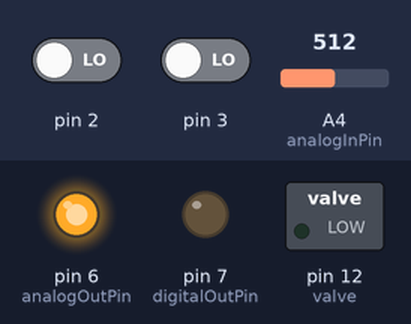
A sketch run on a simulated Arduino Uno, built with avr-gcc and run on an emulated ATmega328P. Parts: switched loads named in the sketch (green lamp = pin HIGH), output pins drawn as LEDs (lit = HIGH). Dashed ring = blinking. The inputs (shaded band) are chosen by the test bench; at power-on: A4 (analogInPin) = 512, pin 2 LOW, pin 3 LOW. What the sketch prints to the serial monitor is not drawn.

Above: at 1.2 s.
1.3 s: A4 (analogInPin) set to 511
At 2.82 s:
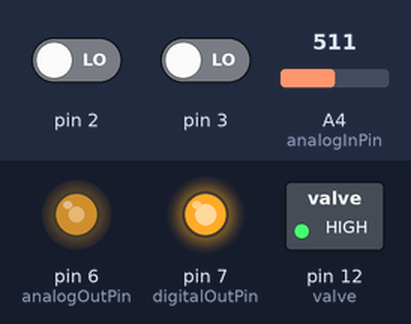
4.3 s: A4 (analogInPin) set to 390
At 4.45 s:
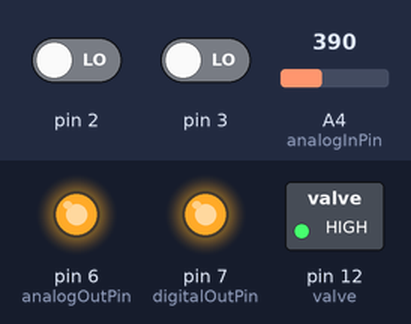
7.3 s: A4 (analogInPin) set to 716
At 7.73 s:
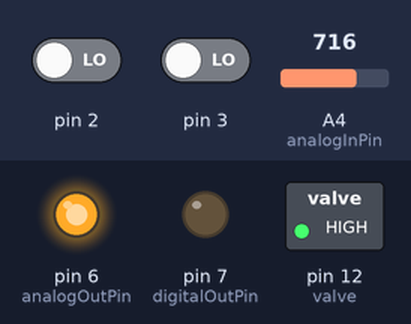
10.3 s: A4 (analogInPin) set to 306
At 10.73 s:
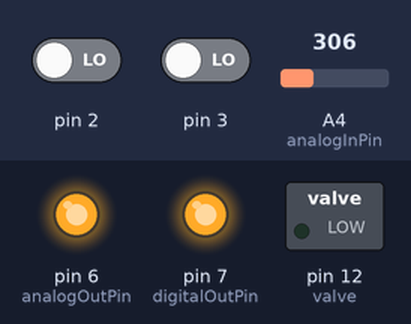
13.3 s: A4 (analogInPin) set to 760
At 13.43 s:
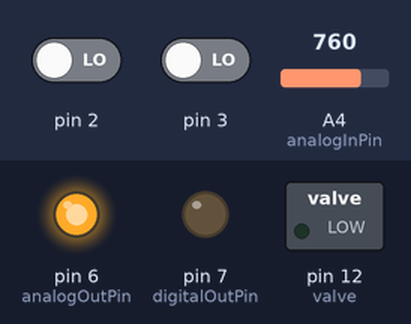
Timing chart, 0 to 17.3 s (numbered marks = the images above; inputs shaded):
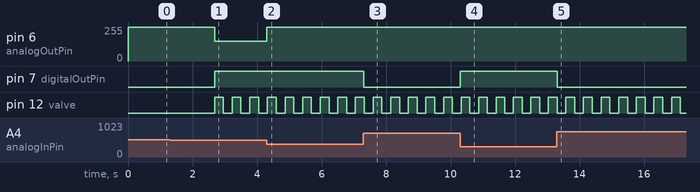

The sketch:

thecodeB.ino
```cpp
#include <avr/interrupt.h>
#include <avr/io.h>


int pulses,high=pulses,low=pulses;
int count,hcount,lcount;
const int countMax=4,diff=1;
const int waittime = 500;
boolean A_SIG = HIGH, B_SIG = HIGH;
boolean finished = false;

int valve = 12;

// These constants won't change.  They're used to give names
// to the pins used:
const int analogInPin = A4;  // Analog input pin that the potentiometer is attached to
const int analogOutPin = 6; // Analog output pin that the "P" channel is attached to (PWM Signal)
const int digitalOutPin = 7; // Digital output pin that the "D" channel is attached to (controls motor Direction)

// PID Gains
int PGain = 35;
int DGain = 0;
int IGain = 0.025;

// Input and Output Variables
int sensorValue = 0;        // value read from the pot
int outputValue = 0;        // value output to the PWM (analog out)

// Variables needed for Control Law
double potAngle;			// value in degrees
double prevPotAngle = 0;		// previous value read from pot
double desiredPosition = 146
;		// desired position (in degrees) we want the motor to go to
double error = 0;				// current error
double motorVelocity = 0;		// first derivative of motorPosition
double errorIntegral = 0;		// used in PID control law
double controlSignal = 0;		// control signal sent to the motor

// Time keeping variables
//int pulsesr = pulses;
int minutecount = 0;                            //one minute limit
int counter = 0;				// keeps track of time (for switching desired position)
int dt = 4;					// time it takes to execute one loop (in ms)

void setup(){
  Serial.begin(115200);
  //  Serial.println("booted");
  pinMode(digitalOutPin, OUTPUT);	// sets the "D" channel pin to an output
  pinMode(valve, OUTPUT);
  attachInterrupt(0,A_CHANGE,A_SIG);
  attachInterrupt(1,B_CHANGE,B_SIG);
  //  InitializeIO();
  //  InitializeInterrupt();
  potAngle = map(sensorValue, 0, 1023, 0, 300);
}

void loop(){
  // read the analog in value:
  if(minutecount < waittime)
  {
    desiredPosition = 0;
    PGain = 250;
    DGain = 0;
    IGain = .35;
  }
  else if (!finished)
  {
    desiredPosition = 152;
    PGain = 50;
    DGain = 0;
    IGain = .15;
  }

  sensorValue = analogRead(analogInPin);  // Read as an integer b/w 0 and 1023 (10-bit resolution)

  // First save the previous value
  prevPotAngle = potAngle;
  // then save the new value, mapping it to a value in degrees:
  potAngle = map(sensorValue, 0, 1023, 0, 300);

  // use it to compute error and motor speed
  error = potAngle - desiredPosition;
  motorVelocity = (potAngle - prevPotAngle)/(dt); // (in deg/ms)
  errorIntegral = errorIntegral + error*(dt/1000);

  // Calculate the motor control signal using a PID control law
  controlSignal = -1*PGain*error - DGain*motorVelocity - IGain*errorIntegral;

  // tell the motor which way to spin
  if (controlSignal <= 0) {
    digitalWrite(digitalOutPin, LOW);
  }
  else {
    digitalWrite(digitalOutPin, HIGH);
  }

  // map it to the range of the analog out:
  controlSignal = abs(controlSignal);  // can only ouptut positive values
  outputValue = constrain(controlSignal, 0, 255);  // 8-bit resolution

  // change the analog out value:
  analogWrite(analogOutPin, outputValue);


  //print the results to the serial monitor: (UNCOMMENT TO DISPLAY)
  //Serial.print("Desired Position = " );
//  Serial.print(desiredPosition);
//  //Serial.print("\t Actual Position = ");
//  Serial.print("\t       ");
//  Serial.println(potAngle);

  // wait 2 milliseconds before the next loop
  // for the analog-to-digital converter to settle
  // after the last reading:
  delay(dt);
  counter = counter + dt;		// increment the counter

  if (pulses >=750)
  {
    counter = 201;
    desiredPosition = 300;
    PGain = 250;
    DGain = 0;
    IGain = .35;
    finished = true;
  }

  minutecount = minutecount + 1;

  if (minutecount >= 60000){
    counter = 201;
    desiredPosition = 300;
    PGain = 250;
    DGain = 0;
    IGain = .35;
    finished = true;
  }

  if (counter >= 200){
    digitalWrite(valve, LOW);
  }

  if ((minutecount >= waittime) && (counter >= 400)) {
    Serial.println("hello");		// every 500 ms, change the desired position of the motor (simulates a square wave input)
    counter = 0;
    digitalWrite(valve, HIGH);
    //       delay(1500);
  }

  //  delay(5000);

  //  if (pulses >= 120 && pulses <=200){
  //	desiredPosition = 173;
  //  }
  //  else {
  //          desiredPosition = 133;
  //        }

  Serial.print(pulses);
  Serial.print(",  ");
  Serial.print(desiredPosition);
  Serial.print(",  ");
  Serial.println(potAngle);
}


void A_CHANGE(){
  //  Serial.print(A_SIG);
  //  Serial.print(B_SIG);
  //  Serial.print(" ");

  if(XOR(A_SIG,B_SIG)){
    pulses--;
    reMinMax(&high,&max(high,pulses),&hcount);
  }
  else{
    pulses++;
    reMinMax(&low,&max(low,pulses),&lcount);
  }
  checkCount();

  A_SIG=!A_SIG;
  //  Serial.print("\t       ");
  //  Serial.println(pulses);
  attachInterrupt(0,A_CHANGE,A_SIG);
}

void B_CHANGE(){
  //  Serial.print(A_SIG);
  //  Serial.print(B_SIG);
  //  Serial.print(" ");

  if(!XOR(A_SIG,B_SIG)){
    pulses--;
    reMinMax(&high,&max(high,pulses),&hcount);
  }
  else{
    pulses++;
    reMinMax(&low,&min(low,pulses),&lcount);
  }
  checkCount();

  B_SIG=!B_SIG;
  //  Serial.println(pulses);
  attachInterrupt(1,B_CHANGE,B_SIG);
}

boolean XOR(boolean A, boolean B){
  return((A&&(!B))||(B&&(!A)));
}

void reMinMax(int*hl,int*minmax,int*mcount){
  if(hl!=minmax){
    count = 0;
    mcount = 0;
    hl = minmax;
  }
  if(mcount>=&countMax){
    hl = minmax;
  }
}

void checkCount(){
  count++;
  hcount++;
  lcount++;
  if(count>=countMax){
    count = 0;
    if((high-low)<diff){
      A_SIG = 0;
      B_SIG = 0;
      hcount=0;
      lcount=0;
    }
  }
}

//void InitializeIO(){
//  pinMode(A0,INPUT);
//  pinMode(A1,INPUT);
////  Serial.println("initialized inputs");
//}
//
//void InitializeInterrupt(){
//  cli();
//  PCICR =0x02;
////  Serial.print("PCICR:");
////  Serial.println(PCICR);
//  PCMSK1 = 0b00000001;
////  Serial.print("PCMSK:");
////  Serial.println(PCMSK1);
//  MCUCR = (1<<ISC10)|(1<<ISC11);
////  Serial.print("MCUCR:");
////  Serial.println(MCUCR);
//  sei();
////  Serial.println("arduino initialized");
//}
//
//ISR(PCINT1_vect){
////  Serial.print("sig_");
//  if(digitalRead(A0)!=A_STATE){
////    Serial.println("A");
////    Serial.print("A_SIG: ");
////    Serial.println(A_SIG);
//    A_STATE=digitalRead(A0);
////    Serial.print("A_STATE: ");
////    Serial.println(A_STATE);
//    if(A_STATE==A_SIG){
//      A_CHANGE();
//    }
//  }
//  if(digitalRead(A1)!=B_STATE){
////    Serial.println("B");
////    Serial.print("B_SIG: ");
////    Serial.println(B_SIG);
//    B_STATE=digitalRead(A1);
////    Serial.print("B_STATE: ");
////    Serial.println(B_STATE);
//    if(B_STATE==B_SIG){
//      B_CHANGE();
//    }
//  }
////  Serial.print(" ");
////  Serial.print(A_SIG);
////  Serial.println(B_SIG);
//}
//
//
//
```

Measured:
- the behaviour switches between 512 and 511 on A4 (analogInPin) (found by bisection; images 0 and 1)
- after the input at 1.3 s, pin 6 (analogOutPin): 255/255 → 150/255 after 1.4 s
- after the input at 4.3 s, pin 6 (analogOutPin): 150/255 → 255/255 at once
- after the input at 7.3 s, pin 7 (digitalOutPin): HIGH → LOW at once
- after the input at 10.3 s, pin 7 (digitalOutPin): LOW → HIGH at once
- after the input at 13.3 s, pin 7 (digitalOutPin): HIGH → LOW at once
- by itself, pin 12 (valve): alternates HIGH for 0.27 s and LOW for 0.27 s
